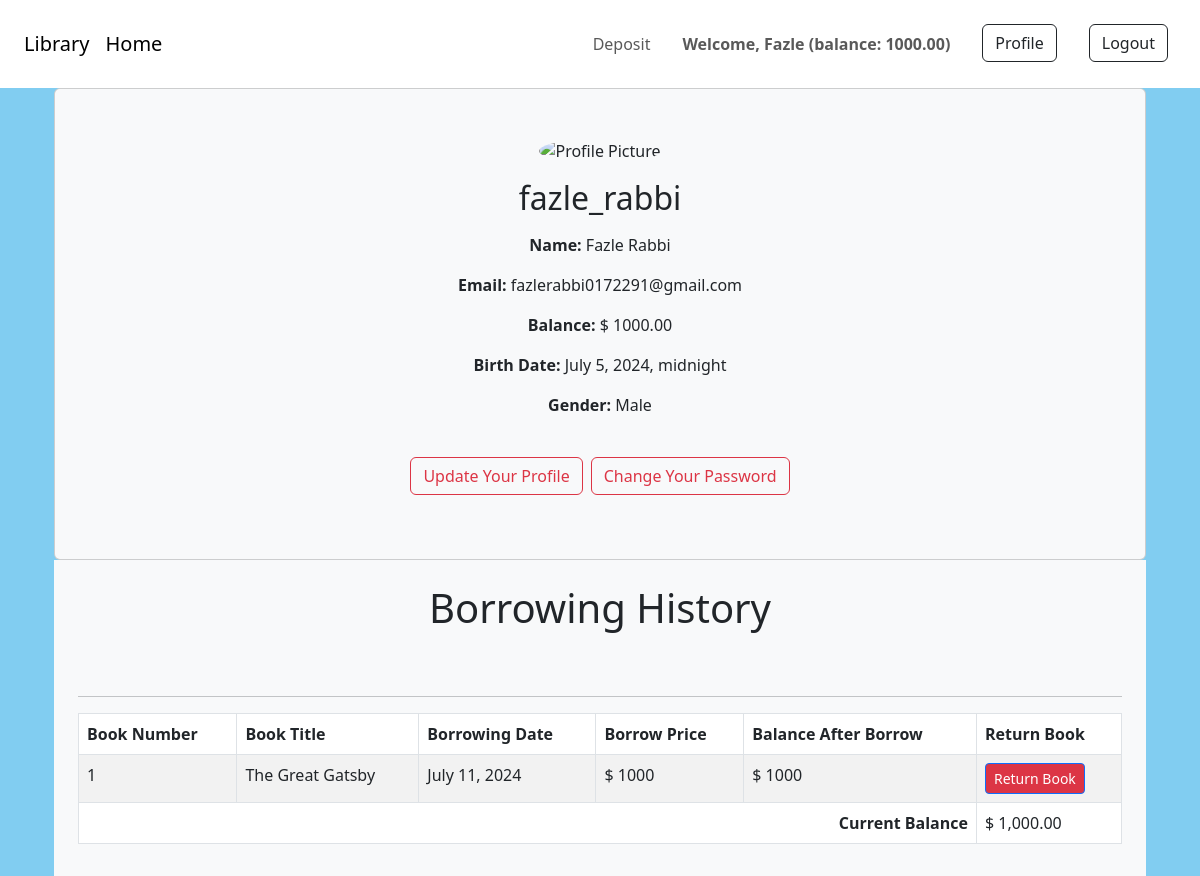
Page /user_account/profile/ (signed in) on the committed database.
### user_account/models.py (models this page shows, shortened)
class UserAccount(models.Model):
    user = models.OneToOneField(User, related_name='account',on_delete=models.CASCADE)
    account_no= models.IntegerField(unique=True)
    birth_date = models.DateTimeField(null=True, blank=True)
    gender = models.CharField(max_length=10,choices=GENDER_TYPE)
    initial_deposit_date = models.DateTimeField(auto_now_add=True, blank=True)
    balance = models.DecimalField(default=0, max_digits=12,decimal_places=2)

### borrow/models.py (models this page shows, shortened)
class Borrow(models.Model):
    borrower = models.ForeignKey(UserAccount, on_delete=models.DO_NOTHING, related_name='borrowers')
    book = models.ForeignKey(Books, on_delete=models.DO_NOTHING, related_name='books')
    balance_after_borrow=models.IntegerField(null=True, blank=True)
    created_on = models.DateField(auto_now_add=True)

### book/models.py (models this page shows, shortened)
class Books(models.Model):
    title=models.CharField(max_length=50)
    description=models.CharField(max_length=500)
    price=models.IntegerField()
    image=models.ImageField(upload_to='book/media/uploads/',blank=True,null=True)
    categories=models.ForeignKey(Categories,on_delete=models.CASCADE)

### user_account/views.py (the view, shortened to what this page needs)
# urls.py: path('profile/', UserProfileView.as_view(), name='profile' ),
class UserProfileView(LoginRequiredMixin, TemplateView):
    template_name = 'user_account/profile.html'
    def get_context_data(self, **kwargs):
        context = super().get_context_data(**kwargs)
        user = self.request.user
        form = UserUpdateForm(instance=user)
        try:
            user_account = UserAccount.objects.get(user=user)
        except UserAccount.DoesNotExist:
            user_account = None
        borrows = Borrow.objects.filter(borrower=user_account)
        gender = user_account.gender if user_account else None
        context.update({
            'form': form,
            'user_account': user_account,
            'borrows': borrows,
            'gender': gender,
        })
        return context

### user_account/templates/user_account/profile.html (shortened to what this page needs)
{% extends 'base.html' %}
{% load humanize %}
{% load static %}
{% block content %}
<div class="container">
    <div class="card bg-light d-flex flex-column justify-content-between align-items-center rounded-3xl mx-10 shadow-xl py-5 px-5">
        <div class="d-flex flex-column align-items-center">
            {% if user_account.gender == 'Female' %}
            <figure class="rounded-circle mb-3">
                <img src="https://png.pngtree.com/png-clipart/20220904/ourmid/pngtree-muslim-girl-using-hijab-png-image_6137399.png"
                    alt="Profile Picture" class="img-fluid rounded-circle" style="width: 150px; height: 150px;">
            </figure>
            {% else %}
            <figure class="rounded-circle mb-3">
                <img src="https://png.pngtree.com/png-vector/20221203/ourmid/pngtree-cartoon-style-male-user-profile-icon-vector-illustraton-png-image_6489287.png"
                    alt="Profile Picture" class="img-fluid rounded-circle" style="width: 150px; height: 150px;">
            </figure>
            {% endif %}
            <div class="text-center">
                <h2 class="mb-3 text-4xl font-bold text-dark">
                    {{ user_account.user.username }}
                </h2>
                <p class="mb-3 text-lg"><b>Name:</b> {{ user_account.user.first_name }} {{ user_account.user.last_name }}</p>
                <p class="mb-3 text-lg"><b>Email:</b> {{ user_account.user.email }}</p>
                <p class="mb-3 text-lg"><b>Balance:</b> $ {{ user_account.balance }}</p>
                <p class="mb-3 text-lg"><b>Birth Date:</b> {{ user_account.birth_date }}</p>
                <p class="mb-3 text-lg"><b>Gender:</b> {{ user_account.gender }}</p>
            </div>
        </div>
        <div class="d-flex justify-content-center mb-3 mt-4">
            <a href="{% url 'update' %}" class="btn btn-outline-danger me-2">Update Your Profile</a>
            <a href="{% url 'change_pass' %}" class="btn btn-outline-danger">Change Your Password</a>
        </div>
    </div>
    <div class="m-10 py-3 px-4 bg-light rounded-xl shadow-md">
        <h1 class="font-bold text-3xl text-center pb-5 pt-2 text-dark">Borrowing History</h1>
        <hr />
        <div class="table-responsive">
            <table class="table table-striped table-bordered table-hover">
                <thead class="bg-primary text-white">
                    <tr>
                        <th>Book Number</th>
                        <th>Book Title</th>
                        <th>Borrowing Date</th>
                        <th>Borrow Price</th>
                        <th>Balance After Borrow</th>
                        <th>Return Book</th>
                    </tr>
                </thead>
                <tbody>
                    {% for borrow in borrows %}
                    <tr>
                        <td>
                        {{ borrow.book.id }}
                        </td>
                        <td>{{ borrow.book.title }}</td>
                        <td>{{ borrow.created_on }}</td>
                        <td>$ {{ borrow.book.price }}</td>
                        <td>$ {{ borrow.balance_after_borrow }}</td>
                        <td>
                            {% if borrow.returned %}
                                Returned
                            {% else %}
                                <form action="{% url 'return_book' borrow.pk %}" method="post">
                                    <button type="submit" class="btn btn-outline-primary btn-sm rounded-xl btn-danger text-white">Return Book</button>
                                </form>
                            {% endif %}
                        </td>
                    </tr>
                    {% endfor %}
                    <tr class="bg-dark text-white">
                        <th class="text-end" colspan="5">Current Balance</th>
                        <td class="text-start">$ {{ user_account.balance|floatformat:2|intcomma }}</td>
                    </tr>
                </tbody>
            </table>
        </div>
    </div>
</div>
{% endblock %}

### core/templates/navbar.html (shortened to what this page needs)
<nav class="navbar navbar-expand-lg navbar-light bg-white p-4">
    <a class="navbar-brand text-blue-900 font-semibold" href="/">Library</a>
    <a class="navbar-brand text-blue-900 font-semibold" href="/">Home</a>
    <div class="collapse navbar-collapse" id="navbarNav">
        <ul class="navbar-nav ms-auto gap-3">
            {% if request.user.is_authenticated %}
                <li class="nav-item">
                    <a href="{% url "deposit" %}" class="nav-link text-blue-900 font-bold">Deposit</a>
                </li>
                <li class="nav-item">
                    <span class="nav-link "><b>Welcome, {{ request.user.first_name }} (balance: {{ request.user.account.balance }})</b></span>
                </li>
                <li class="nav-item">
                    <a href="{% url "profile" %}" class="btn btn-outline-dark mx-2 my-2 my-lg-0">Profile</a>
                </li>
                <li class="nav-item">
                    <a href="{% url "logout" %}" class="btn btn-outline-dark mx-2 my-2 my-lg-0">Logout</a>
                </li>
            {% endif %}
        </ul>
    </div>
</nav>

### rows in the picture
UserAccount: user.username "fazle_rabbi", user.first_name "Fazle", user.last_name "Rabbi", user.email "fazlerabbi0172291@gmail.com", balance "1000.00", birth_date "July 5, 2024, midnight", gender "Male", balance "1,000.00"
Borrow: book.id "1", book "The Great Gatsby", created_on "July 11, 2024", book.price "1000", balance_after_borrow "1000"

### other values in the picture
{{ request.user.first_name }} "Fazle"
{{ request.user.account.balance }} "1000.00"
